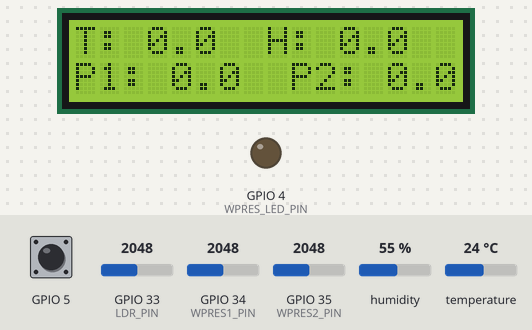
A sketch run on a simulated ESP32. Parts: 16×2 character LCD, output pins drawn as LEDs (lit = HIGH). The test bench sets the inputs (shaded band); at power-on: GPIO 5 LOW, GPIO 33 (LDR_PIN) = 2048, GPIO 34 (WPRES1_PIN) = 2048, GPIO 35 (WPRES2_PIN) = 2048, humidity 55 %, temperature 24 °C. WiFi joins after 1.5 s; servers stay silent unless stated; the local clock reads 2024-03-15 10:24:30 at power-on unless the sketch sets it; not simulated (calls return 0 or success): secrets.h; what the sketch prints to the serial monitor is not drawn.

Above: at 2.3 s.
2.4 s: GPIO 5 pulled HIGH for 0.15 s
At 3.6 s:
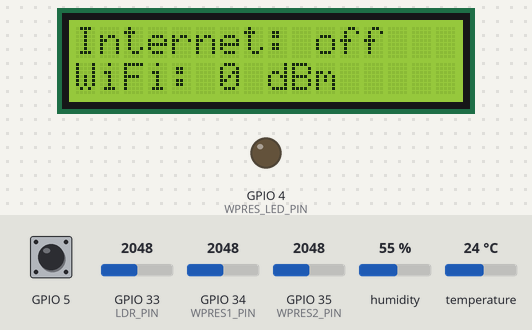
At 14.9 s:
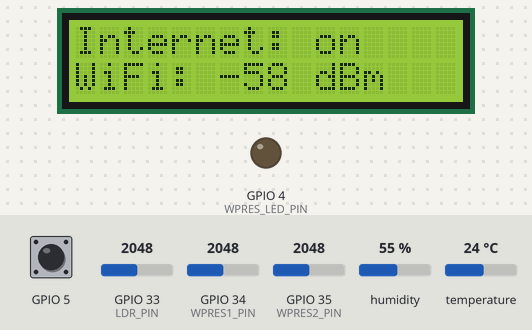
Timing chart, 0 to 16.4 s (numbered marks = the images above; inputs shaded):
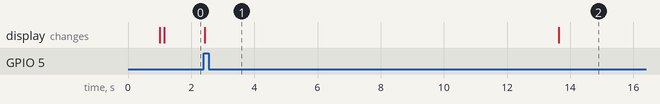

The sketch:

basement_station.ino
```cpp
#include "definitions.h"
#include "SensorsHandler.h"
#include "WebServer.h"
#include "wifi_handler.h"
#include "BotHandler.h"
#include "LcdWithButton.h"

#define VERSION "1.3"
#define SERIAL_SPEED 115200
#define SETUP_DELAY 1000
#define LCD_BTN_DELAY 20
#define SENS_HANDLER_DELAY 300
#define BOT_HANDLER_DELAY 1000
#define WEB_SERVER_PROCESS_DELAY 500


void setup()
{
  delay(SETUP_DELAY);
  Serial.begin(SERIAL_SPEED);
  Serial.println("[main] reboot");

  QueueHandle_t queue = xQueueCreate(100, sizeof(EventMessage));
  if (queue == NULL)
  {
    Serial.println("[main] error creating queue");
  }
  SystemInfo* sysInfo = new SystemInfo(VERSION);
  SensorsInfo* sensors = new SensorsInfo();
  Context* context = new Context(sysInfo, sensors, queue);

  LcdWithButton* lcdWithBtn = new LcdWithButton(context);
  lcdWithBtn->init(true);
  lcdWithBtn->print("Starting...", "");

  SensorsHandler* sensHandler = new SensorsHandler(context);
  sensHandler->init();

  WebServer* webServer = new WebServer(context);
  initWiFi(webServer, context);

  BotHandler* bot = new BotHandler(context);
  bot->init();

  xTaskCreatePinnedToCore(processLcd, "processLcd", 2048, lcdWithBtn, 4, NULL, 1);
  xTaskCreatePinnedToCore(processSensors, "processSensors", 8172, sensHandler, 2, NULL, 1);
  xTaskCreatePinnedToCore(processWebServer, "processWebServer", 2048, webServer, 1, NULL, 1);
  xTaskCreatePinnedToCore(processBot, "processBot", 8172, bot, 3, NULL, 1);
}

void processSensors(void* params)
{
  SensorsHandler* sensHandler = (SensorsHandler*)params;
  while (true)
  {
    sensHandler->process();
    vTaskDelay(SENS_HANDLER_DELAY / portTICK_RATE_MS);
  }
}

void processWebServer(void* params)
{
  WebServer* webServer = (WebServer*)params;
  while (true)
  {
    if (!webServer->process())
    {
      vTaskDelay(WEB_SERVER_PROCESS_DELAY / portTICK_RATE_MS);
    }
  }
}

void processBot(void* params)
{
  BotHandler* bot = (BotHandler*)params;
  while (true)
  {
    bot->handleEvents();
    bot->handleMessages();
    vTaskDelay(BOT_HANDLER_DELAY / portTICK_RATE_MS);
  }
}

void processLcd(void* params)
{
  LcdWithButton* lcdWithBtn = (LcdWithButton*)params;
  while (true)
  {
    lcdWithBtn->process();
    vTaskDelay(LCD_BTN_DELAY / portTICK_RATE_MS);
  }
}

void loop()
{
  vTaskDelay(10000 / portTICK_RATE_MS);
}
```

BotHandler.cpp
```cpp
#include <WiFi.h>
#include "definitions.h"
#include "BotHandler.h"


const String BotHandler::EVENT_CHAT_ID =
  SEC_GROUP_CHAT_ID;
const String BotHandler::TRUSTED_CHAT_IDS[] =
  {
    SEC_GROUP_CHAT_ID,
    SEC_USER1_CHAT_ID,
    SEC_USER2_CHAT_ID
  };
const String BotHandler::BOT_COMMANDS = F(
  "["
    "{\"command\":\"help\",  \"description\":\"Get bot usage help\"},"
    "{\"command\":\"start\", \"description\":\"Start messaging with the bot\"},"
    "{\"command\":\"system\",\"description\":\"Get system information\"},"
    "{\"command\":\"sensors\",\"description\":\"Get sensors information\"}"
  "]");


void BotHandler::init()
{
  Serial.println("[bot] initializing bot...");

  _securedClient.setCACert(TELEGRAM_CERTIFICATE_ROOT);
  _bot.setMyCommands(BOT_COMMANDS);
  _botLastTime = millis();
  _init = true;
}

void BotHandler::handleEvents()
{
  if (!_init)
    return;

  EventMessage event;
  while (xQueueReceive(_context->queue, &event, 0) == pdPASS) // != errQUEUE_EMPTY
  {
    Serial.println("[bot] " + event.toString());

    // skip too old events
    int ttl = event.ttl > 0 ? event.ttl : DEFAULT_EVENT_TTL;
    if (millis() - event.timespan > ttl)
    {
      Serial.println("[bot] event skipped");
      continue;
    }

    String botMsg = "";
    if (event.eType == lowPressure)
      botMsg = "Low pressure " + _context->sensors->getPres1Str() + " / " + _context->sensors->getPres2Str();
    else if (event.eType == normPressure)
      botMsg = "Normal pressure " + _context->sensors->getPres1Str() + " / " + _context->sensors->getPres2Str();

    if (botMsg != "")
    {
      _bot.sendMessage(EVENT_CHAT_ID, botMsg, "Markdown");
      Serial.println("[bot] sent notification to " + String(EVENT_CHAT_ID) + ": " + botMsg);
    }
  }
}

void BotHandler::handleMessages()
{
  if (!_init)
    return;

  if (millis() - _botLastTime > BOT_MTBS)
  {
    int numNewMessages = _bot.getUpdates(_bot.last_message_received + 1);
    while (numNewMessages)
    {
      Serial.println("[bot] new messages: " + String(numNewMessages));
      handleNewMessages(numNewMessages);
      numNewMessages = _bot.getUpdates(_bot.last_message_received + 1);
    }

    _botLastTime = millis();
  }
}

void BotHandler::handleNewMessages(int numNewMessages)
{
  String answer;
  for (int i = 0; i < numNewMessages; i++)
  {
    telegramMessage &msg = _bot.messages[i];

    // handle only messages from trusted chats
    if (!isTrustedChatId(msg.chat_id))
    {
      Serial.println("[bot] skipped message from untrusted party " + msg.from_name + " (" + String(msg.chat_id) + "): " + msg.text);
      continue;
    }
    Serial.println("[bot] received message from " + msg.from_name + " (" + String(msg.chat_id) + "): " + msg.text);

    // todo: skip too old messages

    if (msg.text == "/help")
      answer = "Available commands: /start, /system, /sensors";
    else if (msg.text == "/start")
      answer = "Ok, " + msg.from_name + ", let's start! Use /help to see all available commands.";
    else if (msg.text == "/system")
      answer = "Start time: " + _context->systemInfo->startTimeStr + "\nWi-fi signal: " + _context->systemInfo->getWifiStr() +
        "\nUrl: " + _context->systemInfo->serverUrl + "\nVersion: " + _context->systemInfo->version;
    else if (msg.text == "/sensors")
      answer = "Temperature: " + _context->sensors->getTempStr() + "\nHumidity: " + _context->sensors->getHumStr() +
        "\nLight: " + _context->sensors->getLightStr() + "\nWater pressure: " + _context->sensors->getPres1Str() + " / " + _context->sensors->getPres2Str();
    else if (msg.text == "/sensors_dbg")
      answer = _context->sensors->toString();
    else
      answer = "";

    if (answer != "")
    {
      _bot.sendMessage(msg.chat_id, answer, "Markdown");
      Serial.println("[bot] sent answer: " + answer);
    }
  }
}

bool BotHandler::isTrustedChatId(String chatId)
{
  for (int i = 0; i < sizeof(TRUSTED_CHAT_IDS); i++)
    if (TRUSTED_CHAT_IDS[i] == chatId)
      return true;
  return false;
}
```

BotHandler.h
```cpp
#pragma ones

#include <WiFi.h>
#include <WiFiClientSecure.h>
#include <UniversalTelegramBot.h>
#include "secrets.h"

/*
 * Implements functionality for handling telegram bot messages and events.
 */
class BotHandler
{
private:
  static const int DEFAULT_EVENT_TTL = 60000; // default event messages ttl (in milliseconds)
  static const int BOT_MTBS = 1000; // mean time (milliseconds) between scan messages
  static const String EVENT_CHAT_ID; // chat id where to send events
  static const String TRUSTED_CHAT_IDS[];
  static const String BOT_COMMANDS;

  WiFiClientSecure _securedClient;
  UniversalTelegramBot _bot;
  unsigned long _botLastTime; // last time messages' scan has been done
  bool _init;
  Context* _context;

  bool isTrustedChatId(String chatId);
  void handleNewMessages(int numNewMessages);

public:
  BotHandler(Context* ctx):
    _bot(SEC_BOT_TOKEN, _securedClient),
    _botLastTime(0),
    _init(false),
    _context(ctx)
  {
  }
  void init();
  void handleEvents();
  void handleMessages();
};
```

SensorsHandler.cpp
```cpp
#include <math.h>
#include <Adafruit_Sensor.h>
#include <DHT.h>
#include <DHT_U.h>
#include "definitions.h"
#include "SensorsHandler.h"


const int SensorsHandler::LIGHT_ON_THRESHOLD = 15;
const float SensorsHandler::WPRES1_LOW_THRESHOLD = 0.1;
const float SensorsHandler::WPRES1_NORM_THRESHOLD = 0.6;
const float SensorsHandler::WPRES2_LOW_THRESHOLD = 2.2;
const float SensorsHandler::WPRES2_NORM_THRESHOLD = 2.3;

void SensorsHandler::init()
{
  Serial.println("[sens] initializing sensors...");
  pinMode(DHT_PIN, INPUT);
  pinMode(LDR_PIN, INPUT);
  pinMode(WPRES1_PIN, INPUT);
  pinMode(WPRES2_PIN, INPUT);
  pinMode(WPRES_LED_PIN, OUTPUT);

  _dht.begin();
  sensor_t sens;
  _dht.temperature().getSensor(&sens);
  Serial.println("[sens] temp sensor=" + String(sens.name) + ", ver=" + String(sens.version) + ", id=" + String(sens.sensor_id) +
    ", maxVal=" + String(sens.max_value, 2) + ", minVal=" + String(sens.min_value, 2) + ", resolution=" + String(sens.resolution, 2));
  _dht.humidity().getSensor(&sens);
  Serial.println("[sens] hum sensor=" + String(sens.name) + ", ver=" + String(sens.version) + ", id=" + String(sens.sensor_id) +
    ", maxVal=" + String(sens.max_value, 2) + ", minVal=" + String(sens.min_value, 2) + ", resolution=" + String(sens.resolution, 2));
  Serial.println("[sens] min delay: " + String(sens.min_delay / 1000) + "ms");
}

void SensorsHandler::process()
{
  SensorsInfo* sens = _context->sensors;
  float avg = -1;

  // temperature
  sensors_event_t event;
  _dht.temperature().getEvent(&event);
  if (!isnan(event.temperature))
  {
    if ((avg = _tempBucket.addVal(event.temperature)) != -1)
      sens->tempC = avg;
  }
  else {}
    //Serial.println("[sens] error reading temp");

  // humidity
  _dht.humidity().getEvent(&event);
  if (!isnan(event.relative_humidity))
  {
    if ((avg = _humBucket.addVal(event.relative_humidity)) != -1)
      sens->humProc = avg;
  }
  else {}
    //Serial.println("[sens] error reading hum");

  // lightness
  int rawVal = analogRead(LDR_PIN);
  if ((avg = _ldrValBucket.addVal(rawVal)) != -1)
  {
    sens->ldrRawVal = (int)avg;
    sens->lightOn = sens->ldrRawVal >= LIGHT_ON_THRESHOLD;
  }

  // 1st water pressure
  rawVal = analogRead(WPRES1_PIN);
  if ((avg = _wPres1Bucket.addVal(rawVal)) != -1)
  {
    sens->wPres1RawVal = (int)avg;
    sens->wPres1Bar = getWaterPressureBars(avg);
    _wPres1Valid = true; //validateWaterPressure(sens->wPres1Bar, _prevWPres1Bar, WPRES1_LOW_THRESHOLD, WPRES1_NORM_THRESHOLD);
    _prevWPres1Bar = sens->wPres1Bar;
  }

  // 2nd water pressure
  rawVal = analogRead(WPRES2_PIN);
  if ((avg = _wPres2Bucket.addVal(rawVal)) != -1)
  {
    sens->wPres2RawVal = (int)avg;
    sens->wPres2Bar = getWaterPressureBars(avg);
    _wPres2Valid = validateWaterPressure(sens->wPres2Bar, _prevWPres2Bar, WPRES2_LOW_THRESHOLD, WPRES2_NORM_THRESHOLD);
    _prevWPres2Bar = sens->wPres2Bar;
  }

  // led
  bool ledOn = !_wPres1Valid || !_wPres2Valid;
  digitalWrite(WPRES_LED_PIN, ledOn);

  // log sensors (after filling bucket)
  if (avg != -1)
  {
    Serial.println("[sens] " + sens->toString());
  }
}

float SensorsHandler::getWaterPressureBars(float rawVal)
{
  /*
  The theory is the following:
  float v1 = val * 3.3 / 4096; // voltage at the 3.3v input pin
  float v2 = v1 * 1.5; // voltage at the sensor output (mod 5v)
  float pKpa = (v2 - 0.5) / 4.0 * 1200.0; // according to spec [0.5..4.5]v to [0..1.2]Mpa
  float pBar = pKpa / 100.0; // 1Kpa = 100bar

  But for some reason, the theory does not fit the actual measurements.
  Magic numbers below are received empirically.
  */

  float retVal = 0.00409165 * rawVal - 0.47626841;
  return retVal > 0 ? retVal : 0;
}

bool SensorsHandler::validateWaterPressure(float wPresBar, float prevWPresBar, float lowThreshold, float normThreshold)
{
  bool retVal = wPresBar >= lowThreshold;

  // update actuality of the wpres event
  if (fabs(millis() - _prevWPresEventTime) > WPRES_STATE_ACTUAL_TIME)
  {
    _prevWPresEvent = WPRES_UNDEF;
    _prevWPresEventTime = millis();
  }

  // validate wpres and generate events:
  // low pressure
  if (wPresBar < lowThreshold && prevWPresBar >= lowThreshold && _prevWPresEvent != WPRES_LOW)
  {
    EventMessage eMsg(lowPressure);
    xQueueSend(_context->queue, &eMsg, 0);
    Serial.println("[sens] prepared lowPressure event");
    _prevWPresEvent = WPRES_LOW;
    _prevWPresEventTime = millis();
  }
  // normal pressure
  else if (wPresBar >= normThreshold && prevWPresBar < normThreshold && _prevWPresEvent != WPRES_NORM)
  {
    EventMessage eMsg(normPressure);
    xQueueSend(_context->queue, &eMsg, 0);
    Serial.println("[sens] prepared normPressure event");
    _prevWPresEvent = WPRES_NORM;
    _prevWPresEventTime = millis();
  }

  return retVal;
}
```

SensorsHandler.h
```cpp
#pragma ones

#include <DHT.h>
#include <DHT_U.h>
#include "definitions.h"

/*
 * Implements functionality for reading and processing various sensors such as DHT11 (temperature/humidity),
 * HK1100C (water pressure), LDR and LED.
 */
class SensorsHandler
{
private:
  static const uint8_t DHT_PIN = 19;  // digital pin for temperature/humidity sensor DHT11
  static const uint8_t WPRES_LED_PIN = 4; // digital output pin for led, indicating low water pressure
  // only pins 32-39 can be used for ADC in case of wi-fi:
  // https://docs.espressif.com/projects/esp-idf/en/latest/esp32/api-reference/peripherals/adc.html
  static const uint8_t LDR_PIN = 33; // analog pin for light dependency resistor
  static const uint8_t WPRES1_PIN = 34; // analog pin for 1st water pressure sensor HK1100C
  static const uint8_t WPRES2_PIN = 35; // analog pin for 2nd water pressure sensor HK1100C

  // water pressure state
  static const int WPRES_UNDEF = -1;
  static const int WPRES_LOW = 0;
  static const int WPRES_NORM = 1;
  // time (in millis) during wthich the water pressure state is actual
  static const int WPRES_STATE_ACTUAL_TIME = 3600000; // 1 hour

  static const int BUCKET_SIZE = 10;
  static const int LIGHT_ON_THRESHOLD;
  static const float WPRES1_LOW_THRESHOLD;
  static const float WPRES1_NORM_THRESHOLD;
  static const float WPRES2_LOW_THRESHOLD;
  static const float WPRES2_NORM_THRESHOLD;

  Context* _context;
  DHT_Unified _dht;

  // buckets to collect sensors avg values
  AvgBucket _tempBucket;
  AvgBucket _humBucket;
  AvgBucket _ldrValBucket;
  AvgBucket _wPres1Bucket;
  AvgBucket _wPres2Bucket;

  // previous water pressure values
  float _prevWPres1Bar;
  float _prevWPres2Bar;
  // defines if water pressure values are valid
  bool _wPres1Valid;
  bool _wPres2Valid;
  // previous water pressure event
  int _prevWPresEvent;
  unsigned long _prevWPresEventTime;

  float getWaterPressureBars(float rawVal);
  bool validateWaterPressure(float wPresBar, float prevWPresBar, float lowThreshold, float normThreshold);

public:
  SensorsHandler(Context* context) :
    _context(context),
    _dht(DHT_PIN, DHT11),
    _tempBucket(BUCKET_SIZE),
    _humBucket(BUCKET_SIZE),
    _ldrValBucket(BUCKET_SIZE),
    _wPres1Bucket(BUCKET_SIZE),
    _wPres2Bucket(BUCKET_SIZE),
    _prevWPres1Bar(100),
    _prevWPres2Bar(100),
    _wPres1Valid(true),
    _wPres2Valid(true),
    _prevWPresEvent(WPRES_UNDEF),
    _prevWPresEventTime(0)
  {
  }
  void init();
  void process();
};
```

WebServer.cpp
```cpp
#include <WiFi.h>
#include "definitions.h"
#include "WebServer.h"


void WebServer::init()
{
  Serial.println("[web] initializing server...");

  String url = getUrl();
  _context->systemInfo->serverUrl = url;
  Serial.println("[web] url: " + url);

  _server.begin();

  _init = true;
}

bool WebServer::process()
{
  if (!_init)
    return false;

  bool retVal = false;

  // waiting for incoming clients
  WiFiClient client = _server.available();
  if (client)
  {
    Serial.println("[web] new client " + client.remoteIP().toString());
    char requestBuf[80];
    memset(requestBuf, 0, sizeof(requestBuf));
    int charCount = 0;
    while (client.connected())
    {
      if (client.available())
      {
        // read request
        char c = client.read();
        requestBuf[charCount] = c;
        if (charCount < sizeof(requestBuf) - 1)
        {
          charCount++;
        }

        // read until the end of string and send the response
        if (c == '\n')
        {
          Serial.print("[web] request: " + String(requestBuf));

          // response
          client.println("HTTP/1.1 200 OK");
          client.println("Content-Type: text/html");
          client.println("Connection: close");
          client.println();
          client.println(getHtml());
          break;
        }
      }
    }
    // give some time for client to receive data and close connection
    vTaskDelay(10 / portTICK_RATE_MS);
    client.stop();
    Serial.println("[web] client disconnected");
    retVal = true;
  }

  if (_wifiCounter.Inc())
    _context->systemInfo->wifiRssi = WiFi.RSSI();

  return retVal;
}

String WebServer::getHtml()
{
  String html = "<!DOCTYPE HTML>";
  html += "<html>";
  html += "<head>";
  html += "  <meta charset=\"utf-8\">";
  html += "  <meta name=\"viewport\" content=\"width=device-width, initial-scale=1.0\">";
  html += "  <title>Basement station</title>";
  html += "</head>";
  html += "<body>";
  html += "  <h1>Basement station</h1>";
  html += "  <h2>Sensors</h2>";
  html += "  <p>Temperature: " + _context->sensors->getTempStr() + "</p>";
  html += "  <p>Humidity: " + _context->sensors->getHumStr() + "</p>";
  html += "  <p>Water pressure: " + _context->sensors->getPres1Str() + " / " + _context->sensors->getPres2Str() + "</p>";
  html += "  <p>Light: " + _context->sensors->getLightStr() + "</p><br/>";
  html += "  <h2>System</h2>";
  html += "  <p>Start time: " + _context->systemInfo->startTimeStr + "</p>";
  html += "  <p>Wi-fi signal: " + _context->systemInfo->getWifiStr() + "</p>";
  html += "  <p>Internet: " + _context->systemInfo->getInternet() + "</p>";
  html += "  <p>Version: " + _context->systemInfo->version + "</p>";
  html += "</body>";
  html += "</html>";
  return html;
}

String WebServer::getUrl()
{
  return "http://" + WiFi.localIP().toString() + ":" + WEB_SERVER_PORT;
}
```

WebServer.h
```cpp
#pragma ones

#include <WiFi.h>
#include "definitions.h"

/*
 * Implements a web server processing http client requests and retrieving a simple web-page with various sensors information.
 */
class WebServer
{
private:
  const static int WEB_SERVER_PORT = 80; // web-server port (http default)
  static const int WIFI_COUNT_SIZE = 10;

  Context* _context;
  WiFiServer _server;
  bool _init;
  CyclicCounter _wifiCounter;

  String getHtml();
  String getUrl();

public:
  WebServer(Context* context):
    _context(context),
    _server(WEB_SERVER_PORT),
    _init(false),
    _wifiCounter(WIFI_COUNT_SIZE)
  {
  }
  void init();
  bool process();
};
```

wifi_handler.h
```cpp
#pragma ones

#define WIFI_CONNECTION_DELAY 500
#define NTP_ADDR "pool.ntp.org"
#define TIME_CHECKING_DELAY 100
#define TIME_CHECKING_TIMEOUT 10000
#define INET_CHECKING_TIMEOUT 60000

void initWiFi(WebServer* webServer, Context* context);
```

Source omitted: definitions.h (2930 bytes), wifi_handler.cpp (2700 bytes), LcdProxy.cpp (1892 bytes), LcdProxy.h (1028 bytes), LcdWithButton.cpp (1425 bytes), LcdWithButton.h (900 bytes)

Measured:
- after the input at 2.4 s, the display: changes at once (image 1)
